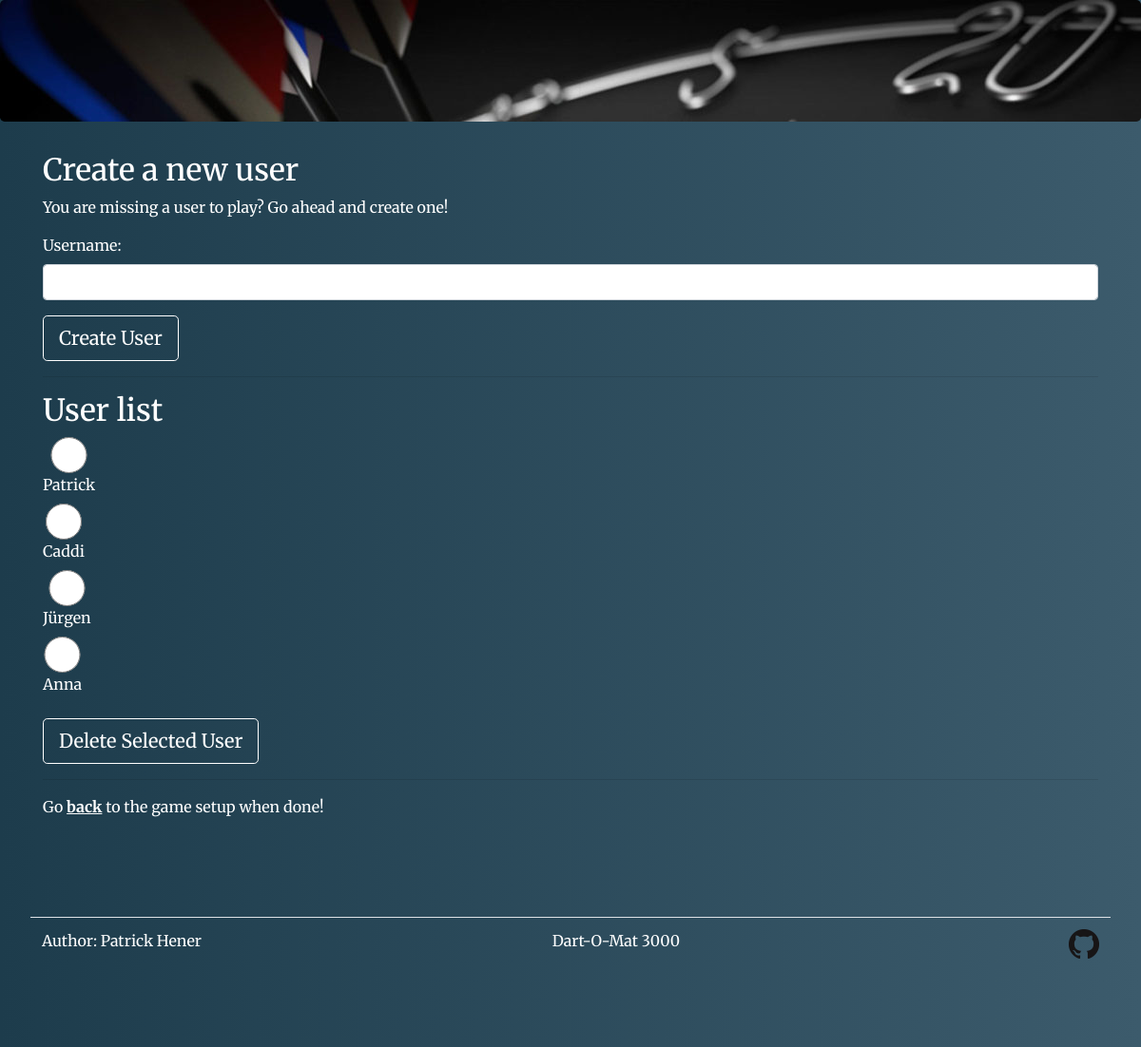
Page /game/manageuser on the committed database.
### app/mod_game/models.py (models this page shows)
class Base(db.Model):
    __abstract__ = True
    id = db.Column(db.Integer, primary_key=True)

class Player(Base):
    name = db.Column(db.String, unique=True, nullable=False)
    active = db.Column(db.Boolean)
    rounds = db.relationship('Round', backref='rounds', lazy=True)
    throws = db.relationship('Throw', backref='throws', lazy=True)
    scores = db.relationship('Score', backref='scores', lazy=True)
    crickets = db.relationship('Cricket', backref='crickets', lazy=True)
    game_id = db.Column(db.Integer, db.ForeignKey('game.id', onupdate="CASCADE", ondelete="CASCADE"), nullable=True)
    def __repr__(self):
        return self.name

### app/mod_game/controllers.py (the view)
@mod_game.route("/manageuser", methods=['GET', 'POST'])
def manageuser():
    created = False
    deleted = False
    players = Player.query.all()
    if request.method == 'POST':
        action = request.form["_action"]
        if action == "add":
            name = request.form["username"]
            player = Player(name=name, active=False)
            db.session.add(player)
            db.session.commit()
            created = True
        elif action == "del":
            name = request.form["delusername"]
            player = Player.query.filter_by(name=name).first()
            db.session.delete(player)
            db.session.commit()
            deleted = True
        else:
            created = False
            deleted = False
        players = Player.query.all()
        return render_template('/game/manageuser.html', created=created, deleted=deleted, name=name, players=players)
    else:
        return render_template('/game/manageuser.html', created=created, deleted=deleted, players=players)

### app/templates/game/manageuser.html (shortened to what this page needs)
{% extends "base.html" %}
{% block content %}
<div class="container">
	<h2>Create a new user</h2>
	<p>You are missing a user to play? Go ahead and create one!</p>
	<form id="createuser" action="{{ url_for('game.manageuser') }}" method="post">
		<div id="username" class="form-group">
			<label for="username">Username:</label>
			<input type="text" class="form-control" id="username" name="username" required>
		</div>
		<button class="btn btn-outline-primary btn-lg" type="submit">Create User</button>
	</form>
	<hr>
	<h2>User list</h2>
	<form id="deleteuser" action="{{ url_for('game.manageuser') }}" method="post">
		<div id="delusername" class="form-group">
			{% for player in players %}
	   <label for="{{ player }}">
	   <input class="form-control" value="{{ player }}" type="radio" id="delusername" name="delusername" required>
	   {{ player }}
	   </label><br>
	   {% endfor %}
		</div>
		<button class="btn btn-outline-primary btn-lg" type="submit">Delete Selected User</button>
	</form>
	<hr>
	<p>Go <a href="{{ url_for('game.admin') }}">back</a> to the game setup when done!</p>
</div>
<br>
{% endblock %}

### app/static/css/custom.css (style rules this page uses)
html, body { height: 90%; width: 100%; margin: 0; }
body { font-family: 'Merriweather', serif; background-image: linear-gradient(to right, #1d3c4c, #3c5b6c); color: #fff; border-radius: 25px; }
a, a:hover, a:visited, a:active { color: #fff; font-weight: bold; text-decoration: underline; }
.btn-outline-primary { color: #fff; border-color: #fff; }

### rows in the picture
Player: name "Patrick"
Player: name "Caddi"
Player: name "Jürgen"
Player: name "Anna"
